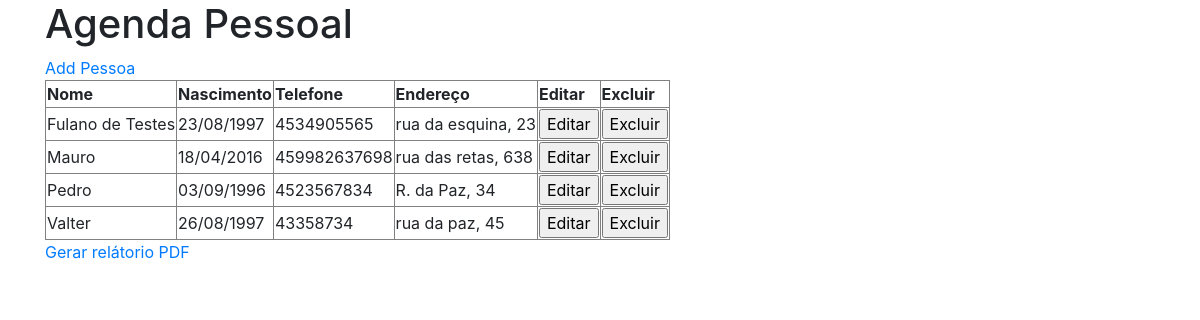
The page / on the database its author committed.
### tables this page shows
CREATE TABLE IF NOT EXISTS `pessoa` (
  `id` int(11) NOT NULL AUTO_INCREMENT,
  `nome` varchar(25) NOT NULL,
  `nascimento` date NOT NULL,
  `endereco` varchar(25) NOT NULL,
  `telefone` varchar(15) NOT NULL,
  PRIMARY KEY (`id`)
);

### conexao.php (called while the page is built, shortened)
<?php
function abrirBanco(){
    $conexao = new mysqli("localhost", "root", "", "agenda2");
    return $conexao;
}
function selectAllPessoa(){
    $banco = abrirBanco();
    $sql = "SELECT * FROM pessoa ORDER BY nome";
    $resultado = $banco->query($sql);
    while ($row = mysqli_fetch_array($resultado)) {
        $grupo[] = $row;
    }
    return $grupo;
}
function formatoData($data){
            $array = explode("-", $data);
            $novaData = $array[2]."/".$array["1"]."/".$array[0];
            return $novaData;
        }

### index.php (the view, shortened to what this page needs)
<!DOCTYPE html>
<?php
    include("conexao.php");
    include("layout.php");
      $grupo = selectAllPessoa();
?>
<html>
<head>
</head>
<body>
    <div class="container">
        <h1>Agenda Pessoal</h1>
        <a href="inserir.php">Add Pessoa</a>
        <table border="1">
            <thead>
                <tr>
                    <th>Nome</th>
                    <th>Nascimento</th>
                    <th>Telefone</th>
                    <th>Endereço</th>
                    <th>Editar</th>
                    <th>Excluir</th>
                </tr>
            </thead>
            <tbody>
                <?php
                    foreach ($grupo as $pessoa) { ?>
                <tr>
                    <td><?=$pessoa["nome"]?></td>
                    <td><?=formatoData($pessoa["nascimento"])?></td>
                    <td><?=$pessoa["telefone"]?></td>
                    <td><?=$pessoa["endereco"]?></td>
                    <td>
                        <form name="alterar" action="alterar.php" method="POST">
                            <input type="submit" value="Editar" name="editar" />
                        </form>
                    </td>
                    <td>
                        <form name="excluir" action="conexao.php" method="POST">
                            <input type="submit" value="Excluir" name="excluir" />
                        </form>
                    </td>
                </tr>
                <?php  }
                ?>
            </tbody>
        </table>
        <a href="gerarPDF.php" target="_blank">Gerar relátorio PDF</a>
    </div>
</body>
</html>

### layout.php (shortened to what this page needs)
<!DOCTYPE html>
<html lang="pt-br">
<head>
    <link rel="stylesheet" href="https://cdn.jsdelivr.net/npm/bootstrap@4.5.3/dist/css/bootstrap.min.css"
>
</head>
<body>
</body>
</html>

### rows shown on the page
pessoa: nome "Fulano de Testes", nascimento "23/08/1997", telefone "4534905565", endereco "rua da esquina, 23"
pessoa: nome "Mauro", nascimento "18/04/2016", telefone "459982637698", endereco "rua das retas, 638"
pessoa: nome "Pedro", nascimento "03/09/1996", telefone "4523567834", endereco "R. da Paz, 34"
pessoa: nome "Valter", nascimento "26/08/1997", telefone "43358734", endereco "rua da paz, 45"
